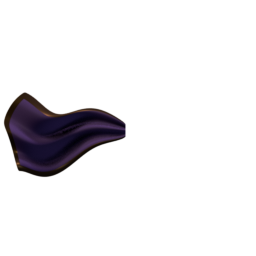
#> input picture art_src/vfx/24/pride_cape/frame_00.png, 256 x 256 px; its folder holds only this picture in this run
$ python bake_mob_pride_cape.py
#> lines starting #> are read from the running program, lines starting #| are printed output that depends on the picture
"""25차 교만 차저 돌진 꼬리: Blender 낱장(art_src/vfx/24/pride_cape/frame_00~07.png) → 게임 시트.

  python tools/bake_mob_pride_cape.py
출력: Assets/Art/VFX/16/mob_pride_dash.png (8칸 256px, 다른 시트처럼 얇은 거친 잉크 외곽)
      Assets/Art/VFX/16/mob_pride_dash_glow.png (어두운 보랏빛 번짐, 가산 합성용이라 세기를 낮게)
      Temp/Shots/mob_pride_dash_preview.png (바닥색 위 본체 + 빛)
옛 2D 리본판(23차)은 art_src/vfx/24/pride_cape/old_mob_pride_dash*.png 로 남김.
"""
import shutil
from pathlib import Path

import numpy as np
from PIL import Image
from scipy import ndimage

ROOT = Path(__file__).resolve().parents[1]
SRC = ROOT / "art_src/vfx/24/pride_cape"
OUT = ROOT / "Assets/Art/VFX/16"
FRAMES, SIZE = 8, 256
INK = np.array([0x1b, 0x15, 0x17], np.float32) / 255
INK_RADIUS = 1.8
GLOW = np.array([0x4a, 0x2e, 0x7a], np.float32) / 255
GLOW_SIGMA, GLOW_MAX = 9, .32


def inked(px, seed):
    a = px[..., 3]
    dist = ndimage.distance_transform_edt(a <= .3)
    rng = np.random.default_rng(seed)
    noise = ndimage.gaussian_filter(rng.random(a.shape), 6)
    noise = (noise - noise.min()) / (np.ptp(noise) + 1e-6)
    rad = INK_RADIUS * (.6 + .8 * noise)
    ink = np.clip(rad - dist + .5, 0, 1) * (a <= .3) + 0
    oa = a + ink * (1 - a)
    rgb = (px[..., :3] * a[..., None] + INK * (ink * (1 - a))[..., None]) / np.maximum(oa, 1e-4)[..., None]
    return np.dstack([rgb, oa])


def main():
    for name in ("mob_pride_dash.png", "mob_pride_dash_glow.png"):
        old = SRC / f"old_{name}"
        if not old.exists() and (OUT / name).exists():
            shutil.copy(OUT / name, old)
    bodies, glows = [], []
    for i in range(FRAMES):
        px = np.asarray(Image.open(SRC / f"frame_{i:02d}.png").convert("RGBA")).astype(np.float32) / 255
        bodies.append(inked(px, seed=i * 97 + 13))
#> in inked, `a = px[..., 3]`:
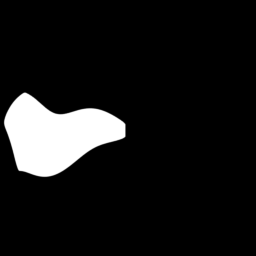
#> a: shape (256, 256) float32; min 0, max 1, mean 0.0934
#> in inked, `dist = ndimage.distance_transform_edt(a <= .3)`:
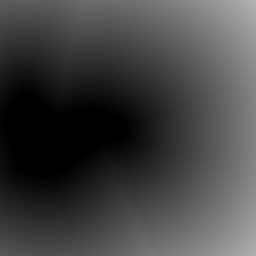
#> dist: shape (256, 256) float64; min 0, max 179.7, mean 66.3
#> in inked, `ink = np.clip(rad - dist + .5, 0, 1) * (a <= .3) + 0`:
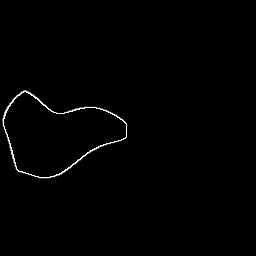
#> ink: shape (256, 256) float64; min 0, max 1, mean 0.00771
#> in inked, `rgb = (px[..., :3] * a[..., None] + INK * (ink * (1 - a))[..., None]) ..`:
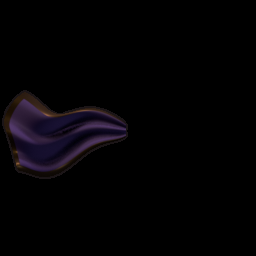
#> rgb: shape (256, 256, 3) float64; mean R, G, B 0.0143, 0.00956, 0.0168
        g = ndimage.gaussian_filter(px[..., 3], GLOW_SIGMA)
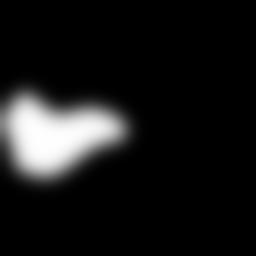
#> g: shape (256, 256) float32; min 0, max 1, mean 0.0934
        glows.append(np.dstack([np.broadcast_to(GLOW, g.shape + (3,)), np.clip(g * GLOW_MAX * 1.6, 0, GLOW_MAX)]))
    save = lambda arr, path: Image.fromarray((np.concatenate(arr, 1) * 255).clip(0, 255).astype(np.uint8), "RGBA").save(path)
    save(bodies, OUT / "mob_pride_dash.png")
    save(glows, OUT / "mob_pride_dash_glow.png")
    print("wrote", OUT / "mob_pride_dash.png")

    bg = Image.new("RGBA", (SIZE * FRAMES, SIZE), (58, 44, 74, 255))
    glow = Image.open(OUT / "mob_pride_dash_glow.png")
    g = np.asarray(glow).astype(np.float32) / 255
    base = np.asarray(bg).astype(np.float32) / 255
    base[..., :3] = np.clip(base[..., :3] + g[..., :3] * g[..., 3:4], 0, 1)
    prev = Image.fromarray((base * 255).astype(np.uint8), "RGBA")
    prev.alpha_composite(Image.open(OUT / "mob_pride_dash.png"))
    shots = ROOT / "Temp/Shots"
    shots.mkdir(parents=True, exist_ok=True)
    prev.save(shots / "mob_pride_dash_preview.png")


if __name__ == "__main__":
#> (the run stopped early here; a loop or call above may not have finished)
